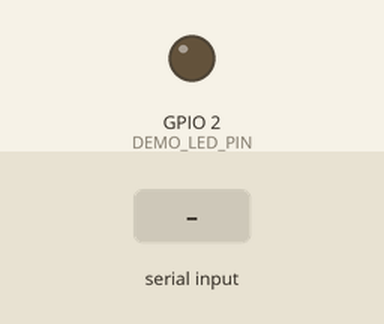
Simulated run of this sketch. Board: ESP32. Parts: output pins drawn as LEDs (lit = HIGH). The test bench sets the inputs (shaded band). What the sketch prints to the serial monitor is not drawn.

Above: at 1.2 s.
1.3 s: "LED:ON\n" received over Serial
At 2.1 s:
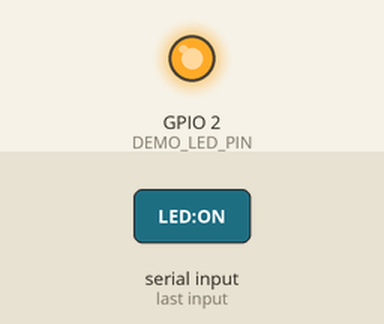
4.3 s: "LED:OFF\n" received over Serial
At 5.6 s:
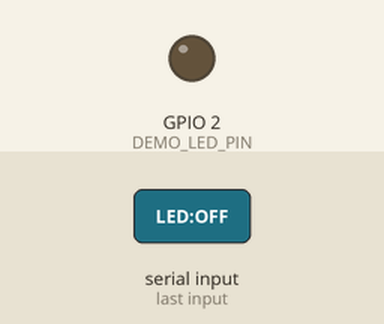
Timing chart, 0 to 7.3 s (numbered marks = the images above; inputs shaded):
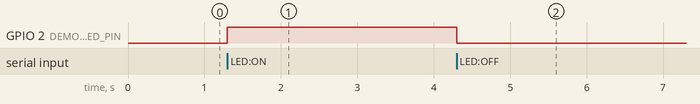

The sketch:

ESP32SerialTelemetry.ino
```cpp
/*
  ESP32 serial telemetry demonstration (educational low-voltage hardware only).
  Matches Python protocol.py. Samples are SYNTHETIC, even on a real ESP32.
  No external sensor is connected or measured by this sketch.
  Built-in LED availability/pin varies by ESP32 board. GPIO 2 is optional.
  Use only a board-supported LED with proper current limiting.
*/

#include <Arduino.h>

static const int DEMO_LED_PIN = 2;
static bool ledOn = false;
static unsigned long intervalMs = 1000;
static unsigned long lastSend = 0;
static uint32_t sequence = 0;
static String inputBuffer;

void reply(const String& command, const char* status) {
  Serial.print("{\"type\":\"ack\",\"command\":\"");
  // Only the allowlisted strings are passed here, never arbitrary input.
  Serial.print(command);
  Serial.print("\",\"status\":\"");
  Serial.print(status);
  Serial.println("\"}");
}

void handleCommand(String cmd) {
  cmd.trim();
  if (cmd == "PING") {
    reply("PING", "OK");
  } else if (cmd == "LED:ON") {
    ledOn = true;
    digitalWrite(DEMO_LED_PIN, HIGH);
    reply("LED:ON", "OK");
  } else if (cmd == "LED:OFF") {
    ledOn = false;
    digitalWrite(DEMO_LED_PIN, LOW);
    reply("LED:OFF", "OK");
  } else if (cmd.startsWith("INTERVAL:")) {
    String digits = cmd.substring(9);
    bool numeric = digits.length() > 0 && digits.length() <= 5;
    for (unsigned int i = 0; i < digits.length(); ++i) {
      if (!isDigit(digits[i])) numeric = false;
    }
    long n = numeric ? digits.toInt() : -1;
    if (n >= 200 && n <= 10000) {
      intervalMs = static_cast<unsigned long>(n);
      reply(cmd, "OK");
    } else {
      reply("INTERVAL", "ERROR");
    }
  } else {
    reply("UNKNOWN", "ERROR");
  }
}

void sendTelemetry() {
  sequence++;
  const float voltageV = 3.30f + 0.08f * sinf(sequence * 0.73f);
  const float tempC = 25.0f + 3.0f * sinf(sequence * 0.39f);
  Serial.print("{\"type\":\"telemetry\",\"device\":\"ESP32-DEMO-01\",\"seq\":");
  Serial.print(sequence);
  Serial.print(",\"uptime_ms\":");
  Serial.print(millis());
  Serial.print(",\"voltage_v\":");
  Serial.print(voltageV, 3);
  Serial.print(",\"temperature_c\":");
  Serial.print(tempC, 2);
  Serial.print(",\"led_on\":");
  Serial.print(ledOn ? "true" : "false");
  Serial.println("}");
}

void setup() {
  pinMode(DEMO_LED_PIN, OUTPUT);
  digitalWrite(DEMO_LED_PIN, LOW);
  Serial.begin(115200);
  inputBuffer.reserve(80);
  lastSend = millis();
}

void loop() {
  while (Serial.available()) {
    const char ch = static_cast<char>(Serial.read());
    if (ch == '\n') {
      handleCommand(inputBuffer);
      inputBuffer = "";
    } else if (ch != '\r') {
      if (inputBuffer.length() < 75) inputBuffer += ch;
      else inputBuffer = "";  // drop overlong commands
    }
  }
  unsigned long now = millis();
  if (now - lastSend >= intervalMs) {
    lastSend = now;
    sendTelemetry();
  }
}
```

Measured:
- after the input at 1.3 s, GPIO 2 (DEMO_LED_PIN): LOW → HIGH at once
- after the input at 4.3 s, GPIO 2 (DEMO_LED_PIN): HIGH → LOW at once
